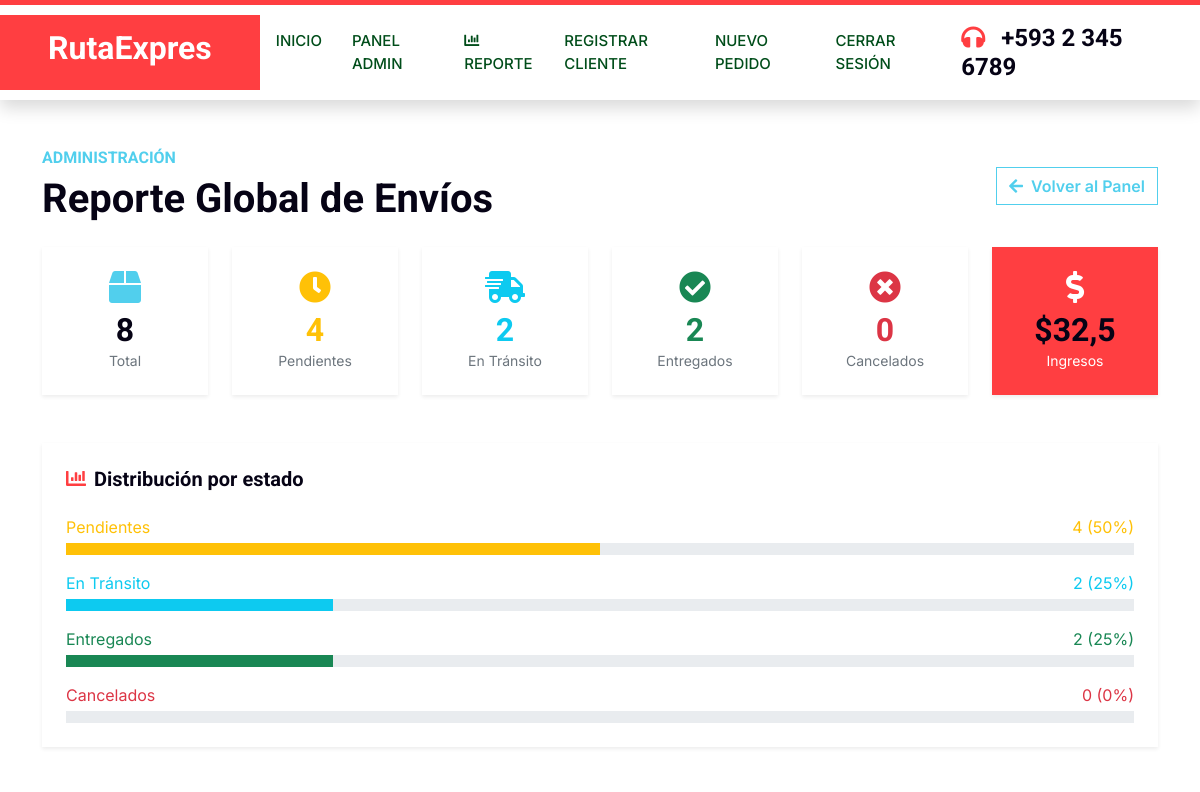
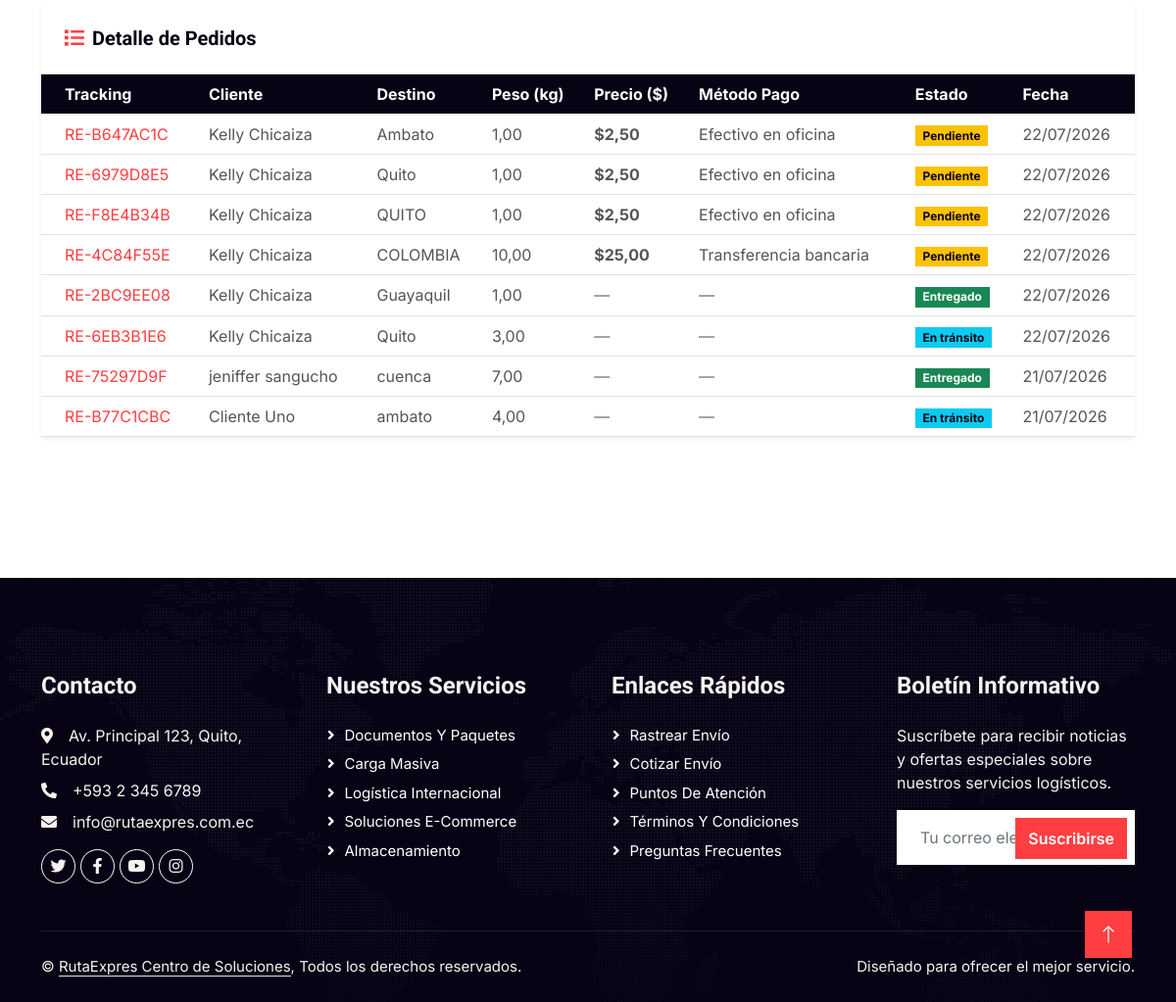
Page /reporte/ (signed in) on the committed database (2 pictures, top to bottom).
### pedido/models.py (models this page shows, shortened)
class Pedido(models.Model):
    TIPO_SERVICIO_CHOICES = [
        ('aereo', 'Aéreo'),
        ('maritimo', 'Marítimo'),
        ('terrestre', 'Terrestre'),
        ('tren', 'Tren'),
    ]
    ESTADO_CHOICES = [
        ('pendiente', 'Pendiente'),
        ('en_transito', 'En tránsito'),
        ('entregado', 'Entregado'),
        ('cancelado', 'Cancelado'),
    ]
    cliente = models.ForeignKey(
        Cliente,
        on_delete=models.PROTECT,
        related_name='pedidos',
        verbose_name='Cliente'
    )
    numero_tracking = models.CharField(
        max_length=20,
        unique=True,
        default=generar_tracking,
        editable=False,
        verbose_name='Número de tracking'
    )
    destinatario = models.CharField(
        max_length=100,
        verbose_name='Nombre del destinatario',
        default='Desconocido'
    )
    tipo_servicio = models.CharField(
        max_length=20,
        choices=TIPO_SERVICIO_CHOICES,
        verbose_name='Tipo de servicio'
    )
    origen = models.CharField(max_length=200, verbose_name='Origen')
    destino = models.CharField(max_length=200, verbose_name='Destino')
    descripcion_carga = models.TextField(verbose_name='Descripción de la carga')
    peso_kg = models.DecimalField(
        max_digits=8,
        decimal_places=2,
        verbose_name='Peso (kg)'
    )
    estado = models.CharField(
        max_length=20,
        choices=ESTADO_CHOICES,
        default='pendiente',
        verbose_name='Estado'
    )
    foto_producto = models.FileField(
        upload_to='productos/',
        null=True, blank=True,
        verbose_name='Foto del producto'
    )
    precio_envio = models.DecimalField(
        max_digits=8, decimal_places=2,
        null=True, blank=True,
        verbose_name='Precio de envío ($)'
    )
    METODO_PAGO_CHOICES = [
        ('efectivo', 'Efectivo en oficina'),
        ('transferencia', 'Transferencia bancaria'),
        ('tarjeta', 'Tarjeta de crédito/débito'),
    ]
    metodo_pago = models.CharField(
        max_length=20,
        choices=METODO_PAGO_CHOICES,
        null=True, blank=True,
        verbose_name='Método de pago'
    )
    comprobante_pago = models.FileField(
        upload_to='comprobantes/',
        null=True, blank=True,
        verbose_name='Comprobante de pago'
    )
    pago_confirmado = models.BooleanField(default=False, verbose_name='Pago confirmado')
    despachador = models.ForeignKey(
        User,
        on_delete=models.SET_NULL,
        null=True, blank=True,
        related_name='pedidos_asignados',
        verbose_name='Despachador asignado',
        limit_choices_to={'groups__name': 'Despachador'}
    )
    fecha_creacion = models.DateTimeField(auto_now_add=True, verbose_name='Fecha de creación')
    fecha_actualizacion = models.DateTimeField(auto_now=True, verbose_name='Última actualización')
    class Meta:
        verbose_name = 'Pedido'
        verbose_name_plural = 'Pedidos'
        ordering = ['-fecha_creacion']

class Cliente(models.Model):
    user = models.OneToOneField(User, on_delete=models.CASCADE, null=True, blank=True, verbose_name='Usuario asociado')
    nombre = models.CharField(max_length=100, verbose_name='Nombre')
    apellido = models.CharField(max_length=100, verbose_name='Apellido')
    email = models.EmailField(unique=True, verbose_name='Correo electrónico')
    telefono = models.CharField(
        max_length=20,
        verbose_name='Teléfono',
        validators=[RegexValidator(
            regex=r'^\+?1?\d{7,15}$',
            message='Ingrese un número de teléfono válido (7-15 dígitos).'
        )]
    )
    direccion = models.TextField(verbose_name='Dirección')
    fecha_registro = models.DateTimeField(auto_now_add=True, verbose_name='Fecha de registro')
    class Meta:
        verbose_name = 'Cliente'
        verbose_name_plural = 'Clientes'
        ordering = ['-fecha_registro']

### pedido/views.py (the view)
# urls.py: path('reporte/', views.reporte_global, name='reporte_global'),
@login_required(login_url='iniciar_sesion')
def reporte_global(request):
    es_secretario = request.user.groups.filter(name='Secretario').exists() or request.user.is_staff
    if not es_secretario:
        messages.error(request, 'Solo el Secretario puede acceder al reporte financiero.')
        return redirect('lista_pedidos')
    pedidos = Pedido.objects.select_related('cliente').all()
    total = pedidos.count()
    pendientes = pedidos.filter(estado='pendiente').count()
    en_transito = pedidos.filter(estado='en_transito').count()
    entregados = pedidos.filter(estado='entregado').count()
    cancelados = pedidos.filter(estado='cancelado').count()
    from django.db.models import Sum
    ingresos = pedidos.exclude(precio_envio__isnull=True).aggregate(
        total=Sum('precio_envio')
    )['total'] or 0
    return render(request, 'reporte.html', {
        'total': total,
        'pendientes': pendientes,
        'en_transito': en_transito,
        'entregados': entregados,
        'cancelados': cancelados,
        'ingresos': ingresos,
        'pedidos': pedidos,
    })

### pedido/context_processors.py (called while the page is built)
def rol_usuario(request):
    es_secretario = False
    es_despachador = False
    es_rol_interno = False
    if request.user.is_authenticated:
        es_secretario = (
            request.user.is_staff
            or request.user.groups.filter(name='Secretario').exists()
        )
        es_despachador = request.user.groups.filter(name='Despachador').exists()
        es_rol_interno = es_secretario or es_despachador
    return {
        'es_secretario': es_secretario,
        'es_despachador': es_despachador,
        'es_rol_interno': es_rol_interno,
    }

### pedido/templates/reporte.html (shortened to what this page needs)
{% extends './plantillaPrin.html' %}
{% load static %}
{% block contenido %}
<div class="container py-5">
    <div class="d-flex justify-content-between align-items-center mb-4 wow fadeInUp" data-wow-delay="0.1s">
        <div>
            <h6 class="text-secondary text-uppercase">Administración</h6>
            <h1 class="mb-0">Reporte Global de Envíos</h1>
        </div>
        <a href="{% url 'lista_pedidos' %}" class="btn btn-outline-secondary">
            <i class="fa fa-arrow-left me-2"></i>Volver al Panel
        </a>
    </div>
    <div class="row g-4 mb-5 wow fadeInUp" data-wow-delay="0.2s">
        <div class="col-6 col-md-4 col-lg-2">
            <div class="card border-0 shadow-sm text-center h-100">
                <div class="card-body py-4">
                    <i class="fa fa-box fa-2x text-secondary mb-2"></i>
                    <h2 class="fw-bold mb-0">{{ total }}</h2>
                    <p class="text-muted small mb-0">Total</p>
                </div>
            </div>
        </div>
        <div class="col-6 col-md-4 col-lg-2">
            <div class="card border-0 shadow-sm text-center h-100">
                <div class="card-body py-4">
                    <i class="fa fa-clock fa-2x text-warning mb-2"></i>
                    <h2 class="fw-bold mb-0 text-warning">{{ pendientes }}</h2>
                    <p class="text-muted small mb-0">Pendientes</p>
                </div>
            </div>
        </div>
        <div class="col-6 col-md-4 col-lg-2">
            <div class="card border-0 shadow-sm text-center h-100">
                <div class="card-body py-4">
                    <i class="fa fa-shipping-fast fa-2x text-info mb-2"></i>
                    <h2 class="fw-bold mb-0 text-info">{{ en_transito }}</h2>
                    <p class="text-muted small mb-0">En Tránsito</p>
                </div>
            </div>
        </div>
        <div class="col-6 col-md-4 col-lg-2">
            <div class="card border-0 shadow-sm text-center h-100">
                <div class="card-body py-4">
                    <i class="fa fa-check-circle fa-2x text-success mb-2"></i>
                    <h2 class="fw-bold mb-0 text-success">{{ entregados }}</h2>
                    <p class="text-muted small mb-0">Entregados</p>
                </div>
            </div>
        </div>
        <div class="col-6 col-md-4 col-lg-2">
            <div class="card border-0 shadow-sm text-center h-100">
                <div class="card-body py-4">
                    <i class="fa fa-times-circle fa-2x text-danger mb-2"></i>
                    <h2 class="fw-bold mb-0 text-danger">{{ cancelados }}</h2>
                    <p class="text-muted small mb-0">Cancelados</p>
                </div>
            </div>
        </div>
        <div class="col-6 col-md-4 col-lg-2">
            <div class="card border-0 shadow-sm text-center h-100 bg-primary text-white">
                <div class="card-body py-4">
                    <i class="fa fa-dollar-sign fa-2x mb-2"></i>
                    <h2 class="fw-bold mb-0">${{ ingresos }}</h2>
                    <p class="small mb-0 opacity-75">Ingresos</p>
                </div>
            </div>
        </div>
    </div>
    <div class="card border-0 shadow-sm mb-5 wow fadeInUp" data-wow-delay="0.3s">
        <div class="card-body p-4">
            <h5 class="fw-bold mb-4"><i class="fa fa-chart-bar text-primary me-2"></i>Distribución por estado</h5>
            {% if total > 0 %}
            <div class="mb-3">
                <div class="d-flex justify-content-between mb-1">
                    <span class="text-warning fw-semibold">Pendientes</span>
                    <span class="text-warning">{{ pendientes }} ({% widthratio pendientes total 100 %}%)</span>
                </div>
                <div class="progress" style="height:12px;">
                    <div class="progress-bar bg-warning" style="width: {% widthratio pendientes total 100 %}%"></div>
                </div>
            </div>
            <div class="mb-3">
                <div class="d-flex justify-content-between mb-1">
                    <span class="text-info fw-semibold">En Tránsito</span>
                    <span class="text-info">{{ en_transito }} ({% widthratio en_transito total 100 %}%)</span>
                </div>
                <div class="progress" style="height:12px;">
                    <div class="progress-bar bg-info" style="width: {% widthratio en_transito total 100 %}%"></div>
                </div>
            </div>
            <div class="mb-3">
                <div class="d-flex justify-content-between mb-1">
                    <span class="text-success fw-semibold">Entregados</span>
                    <span class="text-success">{{ entregados }} ({% widthratio entregados total 100 %}%)</span>
                </div>
                <div class="progress" style="height:12px;">
                    <div class="progress-bar bg-success" style="width: {% widthratio entregados total 100 %}%"></div>
                </div>
            </div>
            <div class="mb-0">
                <div class="d-flex justify-content-between mb-1">
                    <span class="text-danger fw-semibold">Cancelados</span>
                    <span class="text-danger">{{ cancelados }} ({% widthratio cancelados total 100 %}%)</span>
                </div>
                <div class="progress" style="height:12px;">
                </div>
            </div>
            {% else %}
            <p class="text-muted text-center py-3">No hay pedidos registrados aún.</p>
            {% endif %}
        </div>
    </div>
    <div class="card border-0 shadow-sm wow fadeInUp" data-wow-delay="0.4s">
        <div class="card-body p-0">
            <div class="p-4 border-bottom">
                <h5 class="fw-bold mb-0"><i class="fa fa-list text-primary me-2"></i>Detalle de Pedidos</h5>
            </div>
            <div class="table-responsive">
                <table id="tblReporte" class="table table-hover align-middle mb-0">
                    <thead class="table-dark">
                        <tr>
                            <th class="ps-4">Tracking</th>
                            <th>Cliente</th>
                            <th>Destino</th>
                            <th>Peso (kg)</th>
                            <th>Precio ($)</th>
                            <th>Método Pago</th>
                            <th>Estado</th>
                            <th>Fecha</th>
                        </tr>
                    </thead>
                    <tbody>
                        {% for pedido in pedidos %}
                        <tr>
                            <td class="ps-4 fw-semibold text-primary">
                                <a href="{% url 'detalle_pedido' pedido.numero_tracking %}">
                                    {{ pedido.numero_tracking }}
                                </a>
                            </td>
                            <td>{{ pedido.cliente.nombre }} {{ pedido.cliente.apellido }}</td>
                            <td>{{ pedido.destino }}</td>
                            <td>{{ pedido.peso_kg }}</td>
                            <td>
                                {% if pedido.precio_envio %}
                                    <strong>${{ pedido.precio_envio }}</strong>
                                {% else %}
                                    <span class="text-muted">—</span>
                                {% endif %}
                            </td>
                            <td>
                                {% if pedido.metodo_pago %}
                                    {{ pedido.get_metodo_pago_display }}
                                {% else %}
                                    <span class="text-muted">—</span>
                                {% endif %}
                            </td>
                            <td>
                                <span class="badge
                                    {% if pedido.estado == 'pendiente' %}bg-warning text-dark
                                    {% elif pedido.estado == 'en_transito' %}bg-info text-dark
                                    {% elif pedido.estado == 'entregado' %}bg-success
                                    {% else %}bg-danger{% endif %}">
                                    {{ pedido.get_estado_display }}
                                </span>
                            </td>
                            <td>{{ pedido.fecha_creacion|date:"d/m/Y" }}</td>
                        </tr>
                        {% empty %}
                        <tr>
                            <td colspan="8" class="text-center text-muted py-4">No hay pedidos registrados.</td>
                        </tr>
                        {% endfor %}
                    </tbody>
                </table>
            </div>
        </div>
    </div>
</div>
{% endblock %}

### RutaExpres/static/css/style.css (style rules this page uses)
:root { --primary: #009C3B; --secondary: #FFD100; --light: #F8F2F0; --dark: #004D1A; }
.btn { font-weight: 600; transition: .5s; }

### rows in the picture
Pedido: numero_tracking "RE-B647AC1C", cliente.nombre "Kelly", cliente.apellido "Chicaiza", destino "Ambato", peso_kg "1,00", precio_envio "2,50", metodo_pago "Efectivo en oficina", estado "Pendiente", fecha_creacion "22/07/2026"
Pedido: numero_tracking "RE-6979D8E5", cliente.nombre "Kelly", cliente.apellido "Chicaiza", destino "Quito", peso_kg "1,00", precio_envio "2,50", metodo_pago "Efectivo en oficina", estado "Pendiente", fecha_creacion "22/07/2026"
Pedido: numero_tracking "RE-F8E4B34B", cliente.nombre "Kelly", cliente.apellido "Chicaiza", destino "QUITO", peso_kg "1,00", precio_envio "2,50", metodo_pago "Efectivo en oficina", estado "Pendiente", fecha_creacion "22/07/2026"
Pedido: numero_tracking "RE-4C84F55E", cliente.nombre "Kelly", cliente.apellido "Chicaiza", destino "COLOMBIA", peso_kg "10,00", precio_envio "25,00", metodo_pago "Transferencia bancaria", estado "Pendiente", fecha_creacion "22/07/2026"
Pedido: numero_tracking "RE-2BC9EE08", cliente.nombre "Kelly", cliente.apellido "Chicaiza", destino "Guayaquil", peso_kg "1,00", estado "Entregado", fecha_creacion "22/07/2026"
Pedido: numero_tracking "RE-6EB3B1E6", cliente.nombre "Kelly", cliente.apellido "Chicaiza", destino "Quito", peso_kg "3,00", estado "En tránsito", fecha_creacion "22/07/2026"
Pedido: numero_tracking "RE-75297D9F", cliente.nombre "jeniffer", cliente.apellido "sangucho", destino "cuenca", peso_kg "7,00", estado "Entregado", fecha_creacion "21/07/2026"
Pedido: numero_tracking "RE-B77C1CBC", cliente.nombre "Cliente", cliente.apellido "Uno", destino "ambato", peso_kg "4,00", estado "En tránsito", fecha_creacion "21/07/2026"

### other values in the picture
{{ total }} "8"
{{ pendientes }} "4"
{{ en_transito }} "2"
{{ entregados }} "2"
{{ cancelados }} "0"
{{ ingresos }} "32,5"
